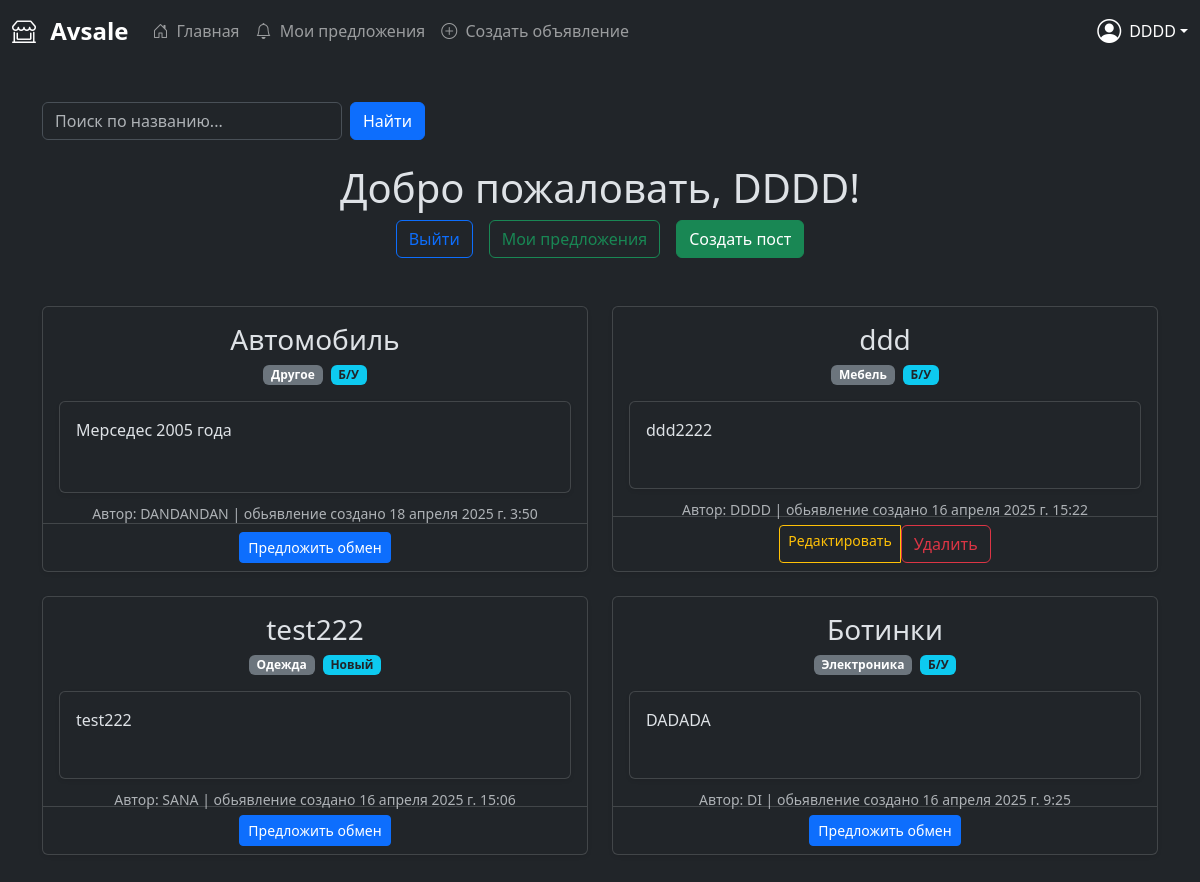
/welcome/ (signed in), run on an earlier commit of the app's database.
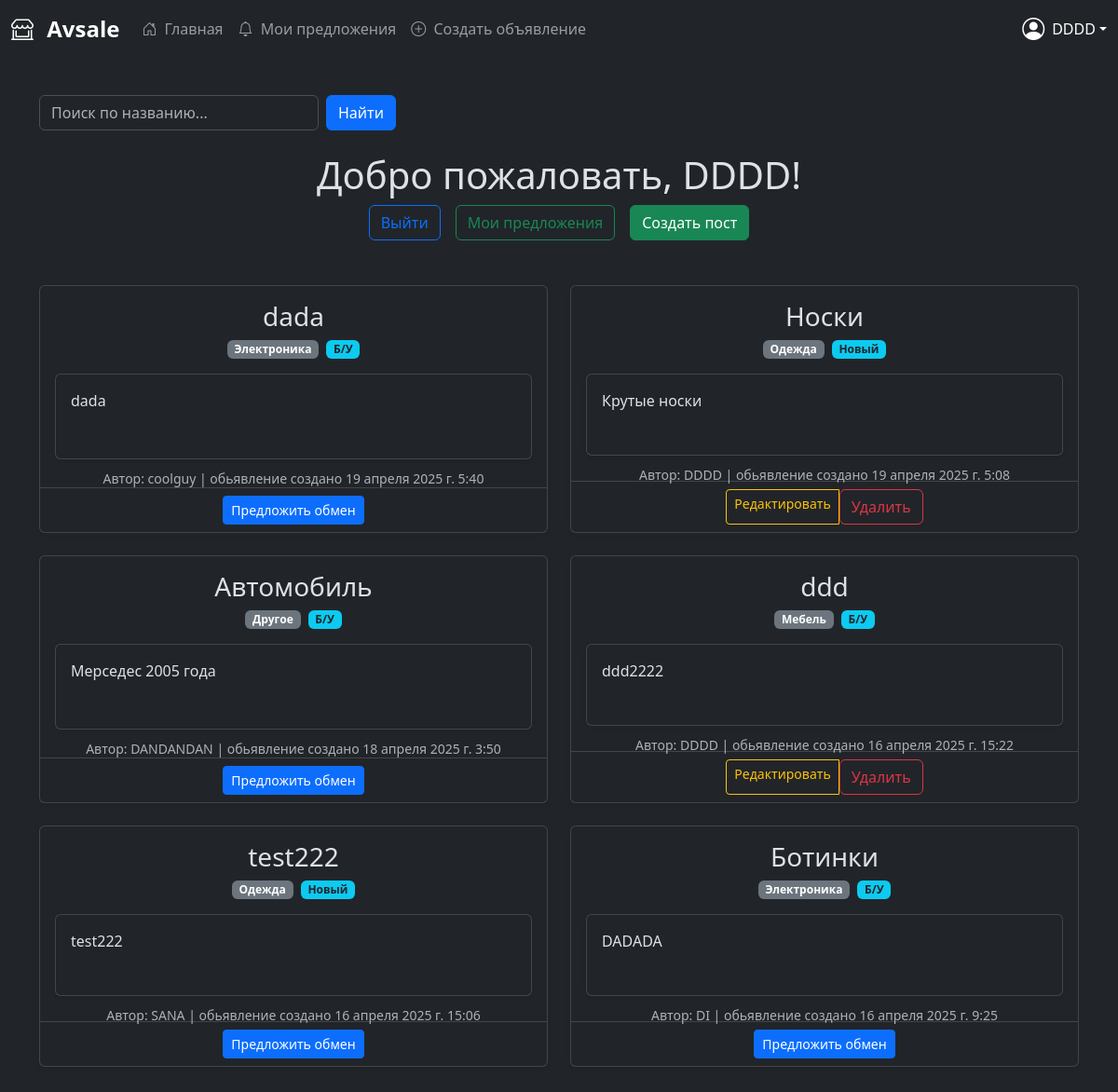
And on a later commit of the database.
### accounts/models.py (models this page shows, shortened)
class Post(models.Model):
    CATEGORIES = [
        ('electronics', 'Электроника'),
        ('clothing', 'Одежда'),
        ('furniture', 'Мебель'),
        ('other', 'Другое'),
    ]
    CONDITIONS = [
        ('new', 'Новый'),
        ('used', 'Б/У'),
    ]
    title = models.CharField(max_length=180, verbose_name='Заголовок')
    description = models.TextField(verbose_name='Описание товара')
    category = models.CharField(
        max_length=20, choices=CATEGORIES, verbose_name='Категория')
    condition = models.CharField(
        max_length=20, choices=CONDITIONS, verbose_name='Состояние товара')
    created_at = models.DateTimeField(auto_now_add=True)
    author = models.ForeignKey(
        User, on_delete=models.CASCADE, related_name='posts')

### accounts/views.py (the view)
# urls.py: path('welcome/', views.welcome, name='auth_welcome'),
@login_required
def welcome(request):
    posts = Post.objects.all().order_by('-created_at')
    return render(request, 'accounts/index.html', {'posts': posts})

### accounts/templates/accounts/index.html (shortened to what this page needs)
{% extends 'accounts/base.html' %}
{% load static %}
{% block content %}
    <div class="container mt-4 mb-4">
        <form method="get" action="{% url 'search' %}" class="d-flex align-items-center gap-2 mb-4">
            <input type="text" name="search" placeholder="Поиск по названию..."
                   value="{{ request.GET.search }}" class="form-control" style="max-width: 300px;">
            <button type="submit" class="btn btn-primary">Найти</button>
        </form>
    </div>
    <div class="welcome-container text-center mb-5">
        <h1>Добро пожаловать, {{ user.username }}!</h1>
        <div class="d-flex justify-content-center gap-3">
            <a href="{% url 'auth_logout' %}" class="btn btn-outline-primary">Выйти</a>
            <a href="{% url 'user_offers' %}" class="btn btn-outline-success">Мои предложения</a>
            <a href="{% url 'create_post' %}" class="btn btn-success">Создать пост</a>
        </div>
    </div>
    <div class="container">
        <div class="row justify-content-center">
            {% for post in posts %}
            <div class="col-md-8 col-lg-6 mb-4">
                <div class="card shadow-sm h-100">
                    <div class="card-body">
                        <h3 class="card-title text-center">{{ post.title }}</h3>
                        <div class="d-flex justify-content-center gap-2 mb-3">
                            <span class="badge bg-secondary">{{ post.get_category_display }}</span>
                            <span class="badge bg-info text-dark">{{ post.get_condition_display }}</span>
                        </div>
                        <div class="card shadow-sm h-50 p-3">
                            <p class="mb-0">{{ post.description }}</p>
                        </div>
                        <small class="text-muted d-block text-center" style="padding: 10px;">Автор: {{ post.author.username }} | обьявление создано {{ post.created_at }}</small>
                    </div>
                    <div class="card-footer bg-transparent text-center">
                        {% if user.is_authenticated and user != post.author %}
                        <a href="{% url 'create_exchange' post.id %}" class="btn btn-primary btn-sm">Предложить обмен</a>
                        {% endif %}
                        {% if user == post.author %}
                        <div class="btn-group btn-group-sm">
                            <a href="{% url 'edit_post' post.id %}" class="btn btn-outline-warning">Редактировать</a>
                            <form action="{% url 'delete_post' post.id %}" method="POST" class="d-inline">
                                <button type="submit" class="btn btn-outline-danger">Удалить</button>
                            </form>
                        </div>
                        {% endif %}
                    </div>
                </div>
            </div>
            {% endfor %}
        </div>
    </div>
{% endblock %}

What changed in the data, as far as the page shows it:
added Post: title "dada", category "Электроника", condition "Б/У", description "dada", author.username "coolguy", created_at "19 апреля 2025 г. 5:40", shows "Предложить обмен"
added Post: title "Носки", category "Одежда", condition "Новый", description "Крутые носки", author.username "DDDD", created_at "19 апреля 2025 г. 5:08", shows "Редактировать"
